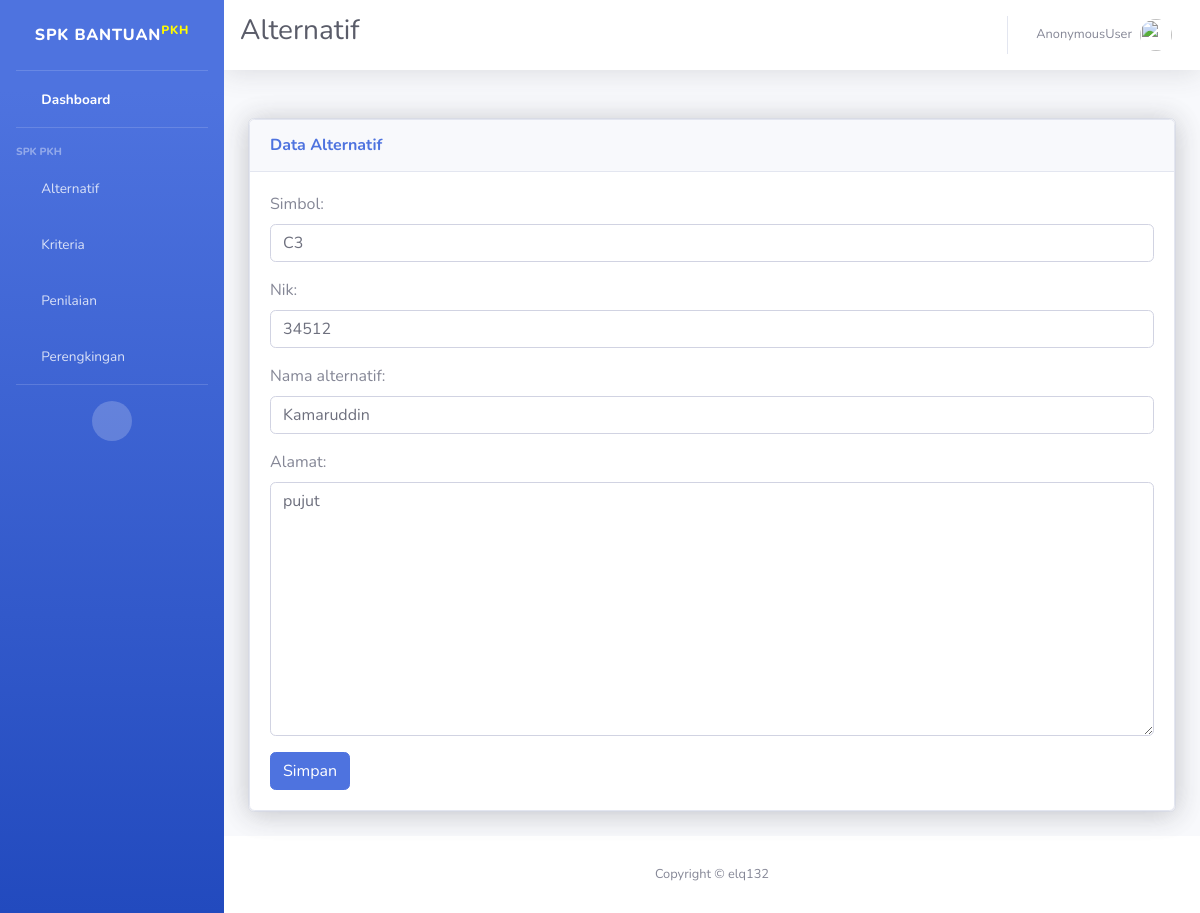
The page /dashboard/upalternatif/3 on the database as committed earlier.
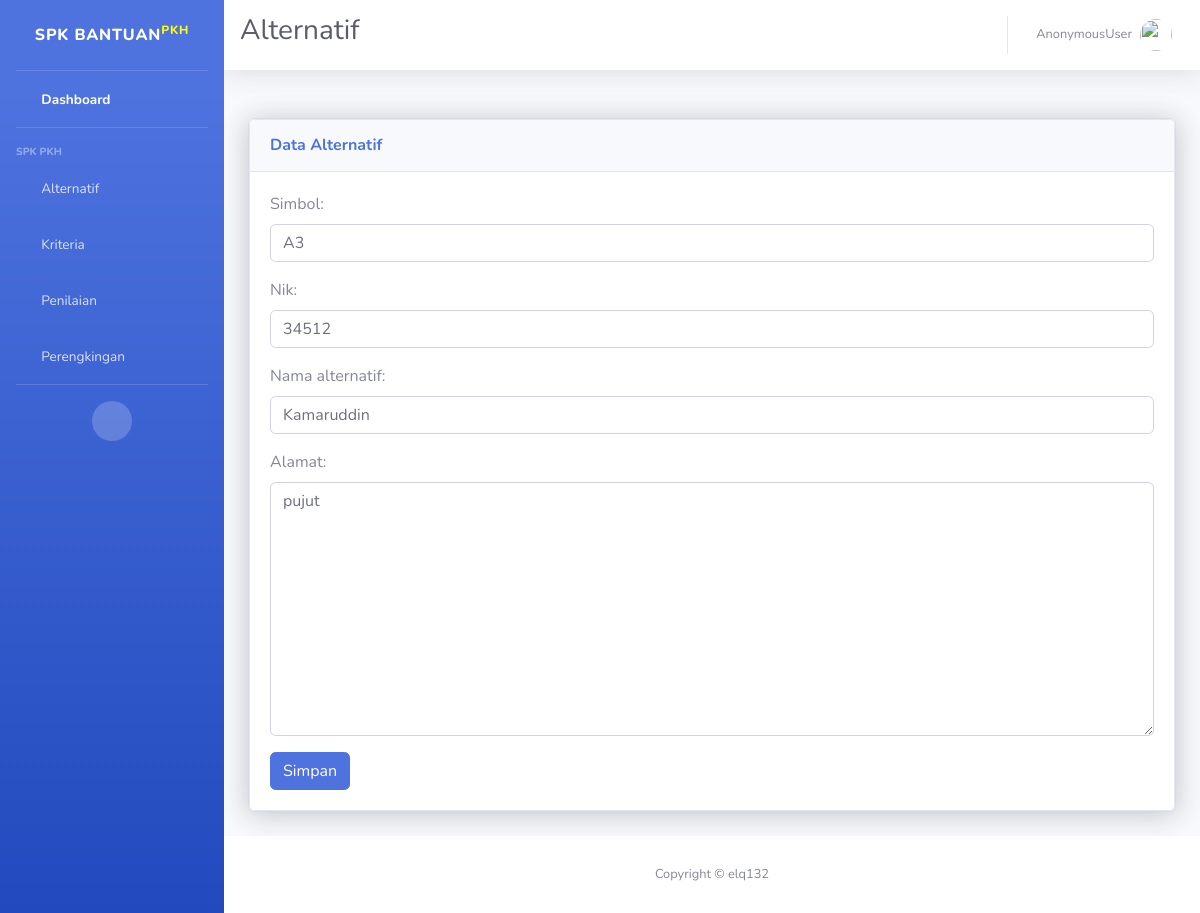
The same page on the database as committed later.
### SPK/models.py (models this page shows, shortened)
class Alternatif(models.Model):
    simbol          = models.CharField(max_length=50, unique=True)
    nik             = models.IntegerField()
    nama_alternatif = models.CharField(max_length=50, unique=True)
    alamat          = models.TextField()

### SPK/views.py (the view)
# urls.py: path('upalternatif/<int:id>', views.alternatif_update, name='upalternatif'),
def alternatif_update(request, id):
    alternatif = get_object_or_404(Alternatif, id=id)
    if request.method == 'POST':
        form = AlternatifForm(request.POST, instance=alternatif)
        if form.is_valid():
            form.save()
            return redirect('data:alternatif')
    else:
        form = AlternatifForm(instance=alternatif)
    return render(request, 'alternatif_form.html', {'form': form})

### SPK/forms.py
class AlternatifForm(forms.ModelForm):
    class Meta:
        model = Alternatif
        fields = '__all__'
        widgets = {
            'simbol': forms.TextInput(attrs={'class': 'form-control'}),
            'nik': forms.NumberInput(attrs={'class': 'form-control'}),
            'nama_alternatif': forms.TextInput(attrs={'class': 'form-control'}),
            'alamat': forms.Textarea(attrs={'class': 'form-control'}),
        }

### templates/alternatif_form.html (shortened to what the changed rows need)
{%load static%}
<!DOCTYPE html>
<html lang="en">
<head>
    <link href="{%static 'vendor/fontawesome-free/css/all.min.css'%}" rel="stylesheet" type="text/css">
    <link href="{%static 'css/sb-admin-2.min.css'%}" rel="stylesheet">
</head>
<body id="page-top">
    <div id="wrapper">
        <div id="content-wrapper" class="d-flex flex-column">
            <div id="content">
                <nav class="navbar navbar-expand navbar-light bg-white topbar mb-4 static-top shadow">
                    <div class=""><h1 class="h3 mb-0 text-gray-800">Alternatif<h1></div>
                </nav>
                <div class="container-fluid">
                    <div class="row">
                        <div class="col-xl-12 col-lg-9">
                            <div class="card shadow mb-4">
                                <div class="card shadow">
                                    <div class="card-body ">
                                        <form method="POST">
                                            {{ form.as_p }}
                                          </form>
                                    </div>
                                </div>
                            </div>
                        </div>
                    </div>
                </div>
            </div>
        </div>
    </div>
</body>
</html>

Rows that differ between the two databases and show on the page:
changed Alternatif "Kamaruddin": simbol "C3" → "A3"
